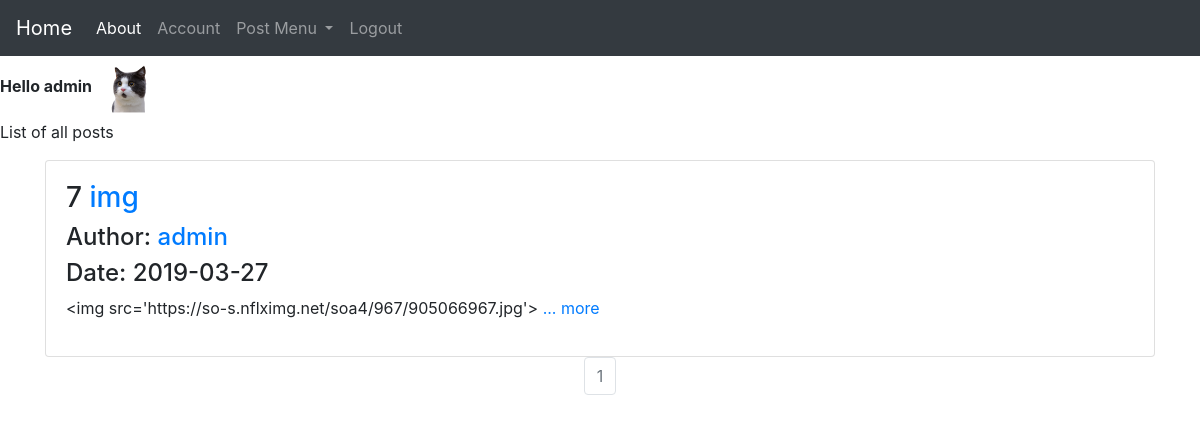
The app's page / (signed in), older data.
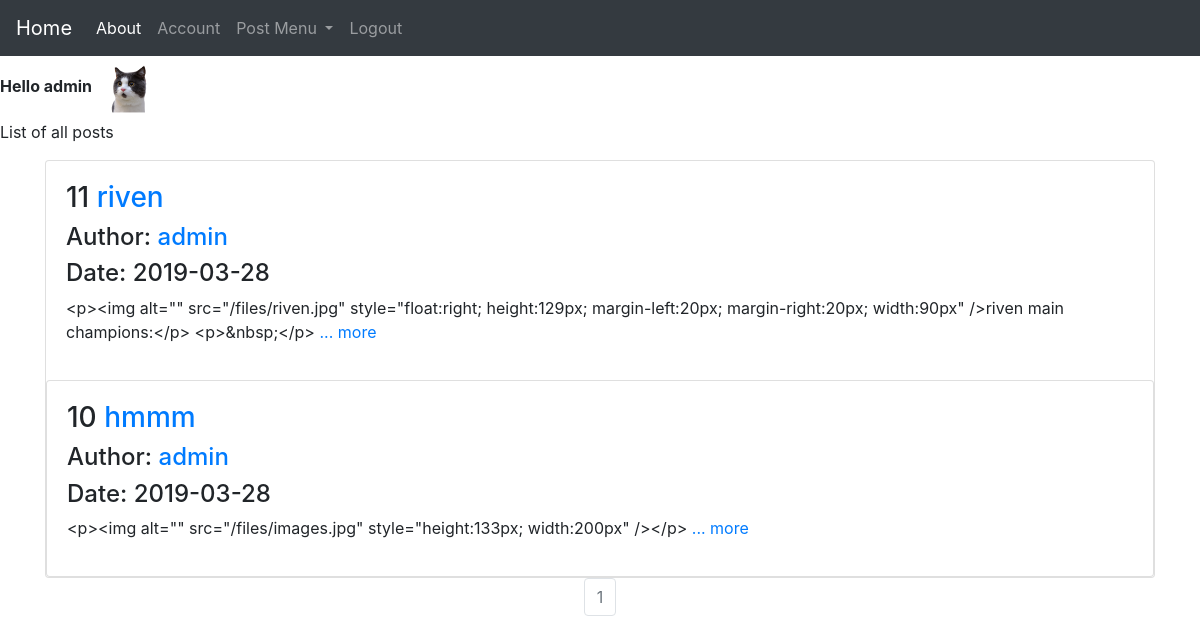
The same page, newer data.
### source/models.py (models this page shows, shortened)
class User(db.Model, UserMixin):
	__tablename__ = 'user_table'
	id = db.Column(db.Integer, primary_key=True)
	username = db.Column(db.String(30), unique=True, index =True, nullable=False)
	email = db.Column(db.String(40), unique=True, index =True, nullable=False)
	avatar = db.Column(db.String(30), nullable=False, default='default.png')
	password_hash = db.Column(db.String(128), nullable=False)
	post = db.relationship('Post', backref='author', lazy=True)

class Post(db.Model):
	__tablename__ = 'post_table'
	id = db.Column(db.Integer, primary_key=True)
	title = db.Column(db.String(30), nullable=False)
	date = db.Column(db.DateTime(), default=datetime.utcnow, nullable=False)
	content = db.Column(db.Text(), nullable=False)
	user_id = db.Column(db.String(30), db.ForeignKey('user_table.id'), nullable=False)

### source/core/views.py (the view)
@core.route('/')
def index():
    page = request.args.get('page', 1, type=int)
    posts = Post.query.order_by(Post.date.desc()).paginate(page=page, per_page=5)
    return render_template('index.html', posts=posts)

### source/models.py (called while the page is built)
@lm.user_loader
def load_user(user_id):
	return User.query.get(user_id)

### source/templates/index.html
{% extends 'base.html' %}
{% block content %}
<p>List of all posts</p>
  <div class="container">
    {% for post in posts.items %}
    <div class="card" >
	    <div class="card-body">
	        <h3>{{ post.id }} <a href="{{ url_for('post.show', post_id=post.id) }}"> {{post.title}}</a></h3>
	        <h4>Author: <a href="{{ url_for('user.posts', username=current_user.username) }}">{{post.author.username}}</a></h4>
	        <h4>Date: {{post.date.strftime('%Y-%m-%d')}}</h4>
	        <p>{{post.content[:180]}}
	        	<a href="{{ url_for('post.show', post_id=post.id) }}">... more</a>
			</p>
	    </div>
    {% endfor %}
    </div>
   </div>
<div class="container">
	<nav aria-label="Page navigation example">
     <ul class="pagination justify-content-center">
       {% for page_num in posts.iter_pages(left_edge=1, right_edge=1, left_current=1, right_current=2) %}
          {% if posts.page == page_num %}
          <li class="page-item disabled">
            <a class="page-link" href="{{ url_for('core.index', page=page_num) }}">{{ page_num }}</a></li>
          {% else %}
            <li class="page-item"><a class="page-link" href="{{ url_for('core.index', page=page_num) }}">{{ page_num }}</a></li>
          {% endif %}
      {% endfor %}
    </nav>
 </div>
{% endblock %}

### source/templates/base.html (shortened to what this page needs)
<!DOCTYPE html>
<html>
<head>
	<link rel="stylesheet" href="https://stackpath.bootstrapcdn.com/bootstrap/4.3.1/css/bootstrap.min.css">
	<link rel="stylesheet" href="static/basic.css">
</head>
<body>
	<nav class="navbar navbar-expand-lg navbar-dark bg-dark">
	  <a class="navbar-brand" href="{{ url_for('core.index') }}">Home</a>
	  <div class="collapse navbar-collapse" id="navbarSupportedContent">
	    <ul class="navbar-nav mr-auto">
	      <li class="nav-item active">
	        <a class="nav-link" href="{{ url_for('core.about') }}">About <span class="sr-only">(current)</span></a>
	      </li>
	      {% if current_user.is_authenticated %}
	      <li class="nav-item">
	        <a class="nav-link" href="{{ url_for('user.account', user_id=current_user.id) }}">Account</a>
	      </li>
	      <li class="nav-item dropdown">
	        <a class="nav-link dropdown-toggle" href="#" id="navbarDropdown" role="button" data-toggle="dropdown" aria-haspopup="true" aria-expanded="false">
	          Post Menu
	        </a>
	      </li>
	      <li class="nav-item">
	        <a class="nav-link" href="{{ url_for('user.logout') }}" tabindex="-1">Logout</a>
	      </li>
	      {% endif %}
	    </ul>
	  </div>
	</nav>
	{% if current_user.is_authenticated %}
	<strong>Hello {{current_user.username}}</strong>
	<img src="{{ url_for('static', filename='profile_pics/' + current_user.avatar) }}"  width="64" height="64">
	{% endif %}
{% block content %}
{% endblock %}
</body>
</html>

Row changes from the older to the newer data that the page shows:
removed Post: id "7", title "img", author.username "admin", date "2019-03-27", content "<img src='https://so-s.nflximg.net/soa4/967/905066967.jpg'>"
added Post: id "11", title "riven", author.username "admin", date "2019-03-28", content "<p><img alt=\"\" src=\"/files/riven.jpg\" style=\"float:right; height:129px; margin-left:20px; margin-right:20px; width:90px\" />riven main champions:</p> <p>&nbsp;</p>"
added Post: id "10", title "hmmm", author.username "admin", date "2019-03-28", content "<p><img alt=\"\" src=\"/files/images.jpg\" style=\"height:133px; width:200px\" /></p>"
